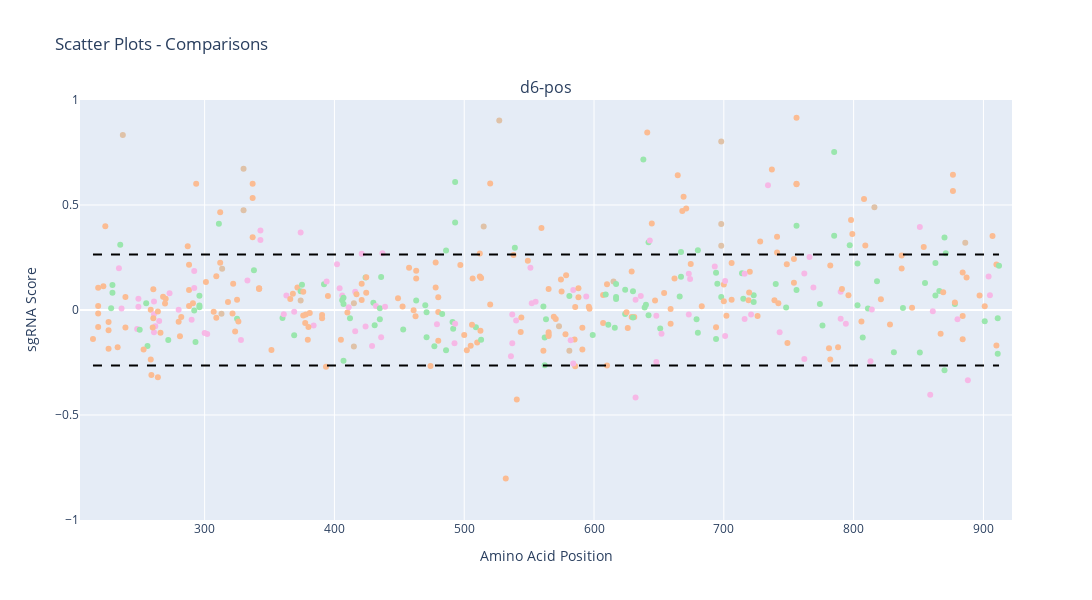

Notebook code cell kept with this figure:
### Code cell
# Interactive version with hue and neg_ctrl
be_scan.plot.interactive_scatter(
    df_filepath  = plot_file, # data
    x_column     = 'Edit_site_3A1',  # name of a column in data
    comparisons  = ['d6-pos'],       # names of a column in data, each is a graph

    # optional
    xwindow=[200,920], 
    neg_ctrl=True, neg_ctrl_col='Gene', neg_ctrl_conditions=['NON-GENE'], # negative control lines
    annot_label='Mut_list_all', include_hue=True, hue_col='Mut_type', 
    )

### Figure 1 — Plotly figure (JSON) as saved in the notebook; plotly's stock layout.template omitted (floating-point values rounded to 4 significant figures; data arrays with more than 128 entries replaced by an {"elided": "..."} marker saying what was removed)
{"data": [{"hovertext": {"elided": "423 str values"}, "line": {"width": 0.8}, "marker": {"color": {"elided": "423 str values"}, "size": 6}, "mode": "markers", "name": "d6-pos", "opacity": 0.85, "type": "scatter", "x": {"elided": "423 float values"}, "xaxis": "x", "y": {"elided": "423 float values"}, "yaxis": "y"}], "layout": {"annotations": [{"font": {"size": 16}, "showarrow": false, "text": "d6-pos", "x": 0.5, "xanchor": "center", "xref": "paper", "y": 1, "yanchor": "bottom", "yref": "paper"}], "height": 600, "shapes": [{"line": {"color": "black", "dash": "dash"}, "type": "line", "x0": 214, "x1": 912, "xref": "x", "y0": 0.2647, "y1": 0.2647, "yref": "y"}, {"line": {"color": "black", "dash": "dash"}, "type": "line", "x0": 214, "x1": 912, "xref": "x", "y0": -0.2647, "y1": -0.2647, "yref": "y"}], "title": {"text": "Scatter Plots - Comparisons"}, "width": 1200, "xaxis": {"anchor": "y", "domain": [0, 1], "range": [204, 922], "title": {"text": "Amino Acid Position"}}, "yaxis": {"anchor": "x", "domain": [0, 1], "range": [-1, 1], "title": {"text": "sgRNA Score"}}}}
